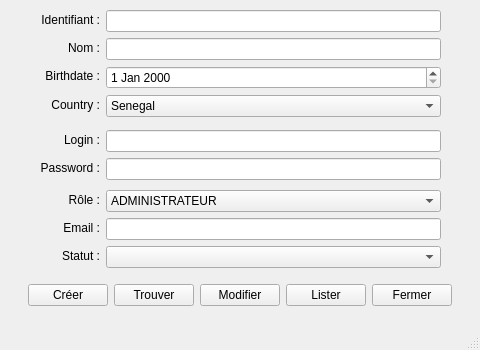
<?xml version="1.0" encoding="UTF-8"?>
<ui version="4.0">
 <class>UIUser</class>
 <widget class="QMainWindow" name="UIUser">
  <property name="geometry">
   <rect>
    <x>0</x>
    <y>0</y>
    <width>480</width>
    <height>350</height>
   </rect>
  </property>
  <property name="minimumSize">
   <size>
    <width>480</width>
    <height>350</height>
   </size>
  </property>
  <property name="maximumSize">
   <size>
    <width>480</width>
    <height>350</height>
   </size>
  </property>
  <property name="windowTitle">
   <string>Gestion des utilisateurs - Admin : </string>
  </property>
  <widget class="QWidget" name="centralwidget">
   <widget class="QWidget" name="formLayoutWidget">
    <property name="geometry">
     <rect>
      <x>40</x>
      <y>10</y>
      <width>401</width>
      <height>111</height>
     </rect>
    </property>
    <layout class="QFormLayout" name="formLayout">
     <item row="0" column="0">
      <widget class="QLabel" name="labelId">
       <property name="minimumSize">
        <size>
         <width>60</width>
         <height>20</height>
        </size>
       </property>
       <property name="maximumSize">
        <size>
         <width>60</width>
         <height>20</height>
        </size>
       </property>
       <property name="text">
        <string>Identifiant :</string>
       </property>
       <property name="alignment">
        <set>Qt::AlignmentFlag::AlignRight|Qt::AlignmentFlag::AlignTrailing|Qt::AlignmentFlag::AlignVCenter</set>
       </property>
      </widget>
     </item>
     <item row="0" column="1">
      <widget class="QLineEdit" name="lineEditIdentifiant"/>
     </item>
     <item row="1" column="0">
      <widget class="QLabel" name="labelNom">
       <property name="minimumSize">
        <size>
         <width>60</width>
         <height>20</height>
        </size>
       </property>
       <property name="maximumSize">
        <size>
         <width>60</width>
         <height>20</height>
        </size>
       </property>
       <property name="text">
        <string>Nom :</string>
       </property>
       <property name="alignment">
        <set>Qt::AlignmentFlag::AlignRight|Qt::AlignmentFlag::AlignTrailing|Qt::AlignmentFlag::AlignVCenter</set>
       </property>
      </widget>
     </item>
     <item row="1" column="1">
      <widget class="QLineEdit" name="lineEditNom"/>
     </item>
     <item row="2" column="0">
      <widget class="QLabel" name="labelBirthdate">
       <property name="minimumSize">
        <size>
         <width>60</width>
         <height>20</height>
        </size>
       </property>
       <property name="maximumSize">
        <size>
         <width>60</width>
         <height>20</height>
        </size>
       </property>
       <property name="text">
        <string>Birthdate :</string>
       </property>
       <property name="alignment">
        <set>Qt::AlignmentFlag::AlignRight|Qt::AlignmentFlag::AlignTrailing|Qt::AlignmentFlag::AlignVCenter</set>
       </property>
      </widget>
     </item>
     <item row="2" column="1">
      <widget class="QDateEdit" name="dateEditBirthdate"/>
     </item>
     <item row="3" column="0">
      <widget class="QLabel" name="labelCountry">
       <property name="minimumSize">
        <size>
         <width>60</width>
         <height>20</height>
        </size>
       </property>
       <property name="maximumSize">
        <size>
         <width>60</width>
         <height>20</height>
        </size>
       </property>
       <property name="text">
        <string>Country :</string>
       </property>
       <property name="alignment">
        <set>Qt::AlignmentFlag::AlignRight|Qt::AlignmentFlag::AlignTrailing|Qt::AlignmentFlag::AlignVCenter</set>
       </property>
      </widget>
     </item>
     <item row="3" column="1">
      <widget class="QComboBox" name="comboBoxCountry">
       <item>
        <property name="text">
         <string>Senegal</string>
        </property>
       </item>
       <item>
        <property name="text">
         <string>Mali</string>
        </property>
       </item>
       <item>
        <property name="text">
         <string>Ivoiry Coast</string>
        </property>
       </item>
       <item>
        <property name="text">
         <string>Benin</string>
        </property>
       </item>
       <item>
        <property name="text">
         <string>South Africa</string>
        </property>
       </item>
       <item>
        <property name="text">
         <string>Morocco</string>
        </property>
       </item>
       <item>
        <property name="text">
         <string>Niger</string>
        </property>
       </item>
      </widget>
     </item>
    </layout>
   </widget>
   <widget class="QWidget" name="gridLayoutWidget">
    <property name="geometry">
     <rect>
      <x>10</x>
      <y>280</y>
      <width>461</width>
      <height>31</height>
     </rect>
    </property>
    <layout class="QGridLayout" name="gridLayout">
     <item row="0" column="6">
      <spacer name="horizontalSpacerRight">
       <property name="orientation">
        <enum>Qt::Orientation::Horizontal</enum>
       </property>
       <property name="sizeHint" stdset="0">
        <size>
         <width>40</width>
         <height>20</height>
        </size>
       </property>
      </spacer>
     </item>
     <item row="0" column="3">
      <widget class="QPushButton" name="pushButtonUpdate">
       <property name="text">
        <string>Modifier</string>
       </property>
      </widget>
     </item>
     <item row="0" column="5">
      <widget class="QPushButton" name="pushButtonClose">
       <property name="text">
        <string>Fermer</string>
       </property>
      </widget>
     </item>
     <item row="0" column="2">
      <widget class="QPushButton" name="pushButtonFind">
       <property name="text">
        <string>Trouver</string>
       </property>
      </widget>
     </item>
     <item row="0" column="4">
      <widget class="QPushButton" name="pushButtonList">
       <property name="text">
        <string>Lister</string>
       </property>
      </widget>
     </item>
     <item row="0" column="1">
      <widget class="QPushButton" name="pushButtonCreate">
       <property name="text">
        <string>Créer</string>
       </property>
      </widget>
     </item>
     <item row="0" column="0">
      <spacer name="horizontalSpacer">
       <property name="orientation">
        <enum>Qt::Orientation::Horizontal</enum>
       </property>
       <property name="sizeHint" stdset="0">
        <size>
         <width>40</width>
         <height>20</height>
        </size>
       </property>
      </spacer>
     </item>
    </layout>
   </widget>
   <widget class="QWidget" name="formLayoutWidget_2">
    <property name="geometry">
     <rect>
      <x>40</x>
      <y>130</y>
      <width>401</width>
      <height>51</height>
     </rect>
    </property>
    <layout class="QFormLayout" name="formLayout_credentials">
     <item row="0" column="0">
      <widget class="QLabel" name="labelLogin">
       <property name="minimumSize">
        <size>
         <width>60</width>
         <height>20</height>
        </size>
       </property>
       <property name="maximumSize">
        <size>
         <width>60</width>
         <height>20</height>
        </size>
       </property>
       <property name="text">
        <string>Login :</string>
       </property>
       <property name="alignment">
        <set>Qt::AlignmentFlag::AlignRight|Qt::AlignmentFlag::AlignTrailing|Qt::AlignmentFlag::AlignVCenter</set>
       </property>
      </widget>
     </item>
     <item row="0" column="1">
      <widget class="QLineEdit" name="lineEditLogin"/>
     </item>
     <item row="1" column="0">
      <widget class="QLabel" name="labelPassword">
       <property name="minimumSize">
        <size>
         <width>60</width>
         <height>20</height>
        </size>
       </property>
       <property name="maximumSize">
        <size>
         <width>60</width>
         <height>20</height>
        </size>
       </property>
       <property name="text">
        <string>Password :</string>
       </property>
       <property name="alignment">
        <set>Qt::AlignmentFlag::AlignRight|Qt::AlignmentFlag::AlignTrailing|Qt::AlignmentFlag::AlignVCenter</set>
       </property>
      </widget>
     </item>
     <item row="1" column="1">
      <widget class="QLineEdit" name="lineEditPassword">
       <property name="echoMode">
        <enum>QLineEdit::EchoMode::Password</enum>
       </property>
      </widget>
     </item>
    </layout>
   </widget>
   <widget class="QWidget" name="formLayoutWidget_3">
    <property name="geometry">
     <rect>
      <x>40</x>
      <y>190</y>
      <width>401</width>
      <height>81</height>
     </rect>
    </property>
    <layout class="QFormLayout" name="formLayout_2">
     <item row="0" column="0">
      <widget class="QLabel" name="labelRole">
       <property name="minimumSize">
        <size>
         <width>60</width>
         <height>20</height>
        </size>
       </property>
       <property name="maximumSize">
        <size>
         <width>60</width>
         <height>20</height>
        </size>
       </property>
       <property name="text">
        <string>Rôle :</string>
       </property>
       <property name="alignment">
        <set>Qt::AlignmentFlag::AlignRight|Qt::AlignmentFlag::AlignTrailing|Qt::AlignmentFlag::AlignVCenter</set>
       </property>
      </widget>
     </item>
     <item row="0" column="1">
      <widget class="QComboBox" name="comboBoxRole">
       <item>
        <property name="text">
         <string>ADMINISTRATEUR</string>
        </property>
       </item>
       <item>
        <property name="text">
         <string>CLIENT</string>
        </property>
       </item>
       <item>
        <property name="text">
         <string>GESTIONNAIRE</string>
        </property>
       </item>
      </widget>
     </item>
     <item row="1" column="0">
      <widget class="QLabel" name="labelEmail">
       <property name="minimumSize">
        <size>
         <width>60</width>
         <height>20</height>
        </size>
       </property>
       <property name="maximumSize">
        <size>
         <width>60</width>
         <height>20</height>
        </size>
       </property>
       <property name="text">
        <string>Email :</string>
       </property>
       <property name="alignment">
        <set>Qt::AlignmentFlag::AlignRight|Qt::AlignmentFlag::AlignTrailing|Qt::AlignmentFlag::AlignVCenter</set>
       </property>
      </widget>
     </item>
     <item row="2" column="0">
      <widget class="QLabel" name="labelSatut">
       <property name="minimumSize">
        <size>
         <width>60</width>
         <height>20</height>
        </size>
       </property>
       <property name="maximumSize">
        <size>
         <width>60</width>
         <height>20</height>
        </size>
       </property>
       <property name="text">
        <string>Statut :</string>
       </property>
       <property name="alignment">
        <set>Qt::AlignmentFlag::AlignRight|Qt::AlignmentFlag::AlignTrailing|Qt::AlignmentFlag::AlignVCenter</set>
       </property>
      </widget>
     </item>
     <item row="1" column="1">
      <widget class="QLineEdit" name="lineEditEmail"/>
     </item>
     <item row="2" column="1">
      <widget class="QComboBox" name="comboBoxStatut">
       <item>
        <property name="text">
         <string/>
        </property>
       </item>
       <item>
        <property name="text">
         <string>ACTIF</string>
        </property>
       </item>
       <item>
        <property name="text">
         <string>INACTIF</string>
        </property>
       </item>
      </widget>
     </item>
    </layout>
   </widget>
  </widget>
  <widget class="QMenuBar" name="menubar">
   <property name="geometry">
    <rect>
     <x>0</x>
     <y>0</y>
     <width>480</width>
     <height>18</height>
    </rect>
   </property>
  </widget>
  <widget class="QStatusBar" name="statusbar"/>
 </widget>
 <resources/>
 <connections/>
</ui>
